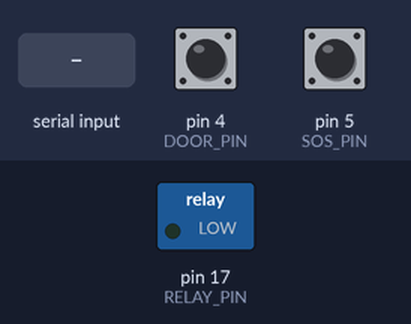
The sketch below on a simulated Arduino Uno, built with avr-gcc and run on an emulated ATmega328P. Parts: switched loads named in the sketch (green lamp = pin HIGH). Inputs (shaded band) come from the test bench; at power-on: pin 5 (SOS_PIN) HIGH, pin 4 (DOOR_PIN) HIGH. What the sketch prints to the serial monitor is not drawn.

Above: at 1.2 s.
1.3 s: pin 5 (SOS_PIN) pulled LOW for 0.15 s
At 2.6 s:
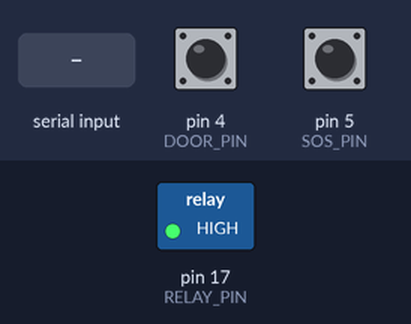
4.4 s: "t" received over Serial
At 6.3 s:
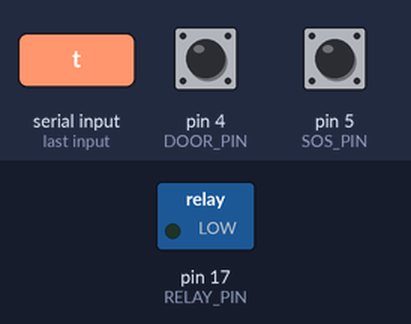
6.9 s: "1" received over Serial
At 7.4 s:
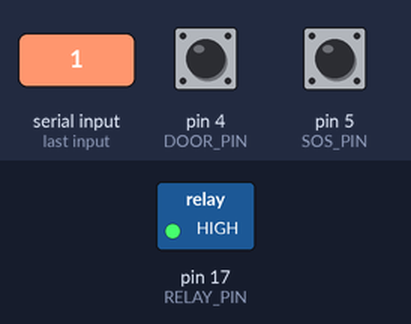
8.4 s: "0" received over Serial
At 9.7 s:
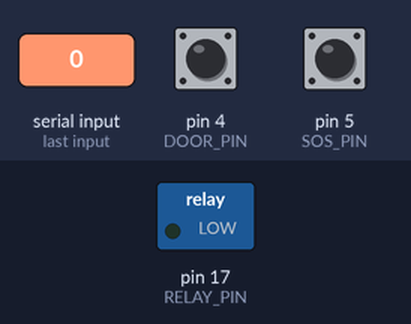
Timing chart, 0 to 10.9 s (numbered marks = the images above; inputs shaded):
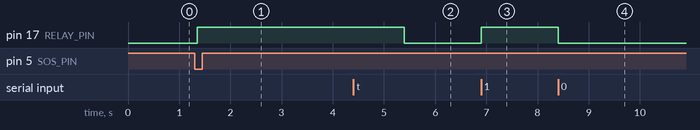

Measured:
- after the input at 1.3 s, pin 17 (RELAY_PIN): LOW → HIGH after 0.05 s
- after the input at 4.4 s, pin 17 (RELAY_PIN): HIGH → LOW after 1.0 s
- after the input at 6.9 s, pin 17 (RELAY_PIN): LOW → HIGH at once
- after the input at 8.4 s, pin 17 (RELAY_PIN): HIGH → LOW at once

The sketch:

external_controller_final_test.ino
```cpp
#include <Arduino.h>

// 외부 제어부 하드웨어 최종 시험
//
// 문센서 : GPIO4 ↔ 접점 ↔ GND
// SOS    : GPIO5 ↔ NO/COM 접점 ↔ GND
// 릴레이 : IN1 → GPIO17, VCC → 5V, GND → GND
// BF395  : 12V+ → COM, NO → BF395+, BF395- → 12V-

constexpr uint8_t DOOR_PIN = 4;
constexpr uint8_t SOS_PIN = 5;
constexpr uint8_t RELAY_PIN = 17;

constexpr uint32_t SERIAL_BAUD = 115200;
constexpr uint32_t DEBOUNCE_MS = 50;

// 릴레이 CH1 트리거 점퍼를 H에 둔 시험 설정
// 점퍼를 L에 두었다면 HIGH와 LOW를 서로 바꾼다.
constexpr uint8_t RELAY_ON_LEVEL = HIGH;
constexpr uint8_t RELAY_OFF_LEVEL = LOW;

struct DebouncedInput {
  uint8_t pin;
  int rawState;
  int stableState;
  uint32_t changedAt;
};

DebouncedInput door = {DOOR_PIN, HIGH, HIGH, 0};
DebouncedInput sos = {SOS_PIN, HIGH, HIGH, 0};

bool alarmLatched = false;

void beginInput(DebouncedInput& input) {
  pinMode(input.pin, INPUT_PULLUP);
  delay(10);
  input.rawState = digitalRead(input.pin);
  input.stableState = input.rawState;
  input.changedAt = millis();
}

bool updateInput(DebouncedInput& input) {
  const int newRawState = digitalRead(input.pin);

  if (newRawState != input.rawState) {
    input.rawState = newRawState;
    input.changedAt = millis();
  }

  if (millis() - input.changedAt >= DEBOUNCE_MS &&
      input.stableState != input.rawState) {
    input.stableState = input.rawState;
    return true;
  }

  return false;
}

void setAlarm(bool enabled) {
  alarmLatched = enabled;
  digitalWrite(
      RELAY_PIN,
      enabled ? RELAY_ON_LEVEL : RELAY_OFF_LEVEL
  );

  if (enabled) {
    Serial.println("========== 경보 ON / BF395 작동 ==========");
  } else {
    Serial.println("========== 경보 OFF ==========");
  }
}

void printDoorState() {
  if (door.stableState == LOW) {
    Serial.println("[문센서] 문 닫힘");
  } else {
    Serial.println("[문센서] 문 열림");
  }
}

void printStatus() {
  Serial.println("----------------------------------------");
  printDoorState();

  if (sos.stableState == LOW) {
    Serial.println("[SOS] 눌림");
  } else {
    Serial.println("[SOS] 대기");
  }

  Serial.print("[경보] ");
  Serial.println(alarmLatched ? "ON" : "OFF");
}

void handleSerialCommand() {
  while (Serial.available()) {
    const char command = Serial.read();

    switch (command) {
      case '1':
        setAlarm(true);
        break;

      case '0':
        setAlarm(false);
        break;

      case 't':
      case 'T':
        Serial.println("[시험] BF395 1초 작동");
        setAlarm(true);
        delay(1000);
        setAlarm(false);
        break;

      case 's':
      case 'S':
        printStatus();
        break;

      default:
        break;
    }
  }
}

void setup() {
  Serial.begin(SERIAL_BAUD);

  // 출력 모드로 바꾸기 전에 OFF 값을 먼저 기록해 부팅 순간 동작을 줄인다.
  digitalWrite(RELAY_PIN, RELAY_OFF_LEVEL);
  pinMode(RELAY_PIN, OUTPUT);

  beginInput(door);
  beginInput(sos);

  setAlarm(false);

  Serial.println();
  Serial.println("=== 외부 제어부 최종 테스트 ===");
  Serial.println("명령: 1=경보 ON, 0=경보 OFF, T=1초 시험, S=상태");
  printStatus();
}

void loop() {
  if (updateInput(door)) {
    printDoorState();
  }

  if (updateInput(sos)) {
    if (sos.stableState == LOW) {
      Serial.println("[SOS] 버튼 눌림");
      setAlarm(true);
    } else {
      Serial.println("[SOS] 버튼 해제 - 경보는 유지");
    }
  }

  handleSerialCommand();
}
```
